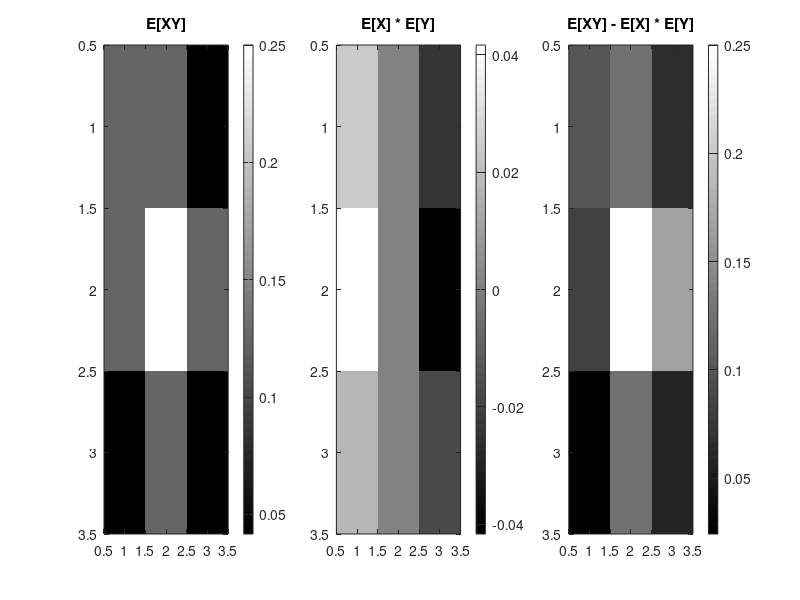

MATLAB code to generate this figure:
pXY = [1/8, 1/8, 1/24;
    
       1/8, 1/4, 1/8;
       
       1/24, 1/8, 1/24
       ];

xyi = [-1, 0, 1];


subplot(131)
imagesc(pXY)
colormap("gray")
colorbar()
title("E[XY]")



pX = sum(pXY, 2);
pY = sum(pXY, 1);

E_X = xyi .* pX;
E_Y = xyi' * pY;

E_XxY = E_X * E_Y';

diff = pXY - E_XxY;

subplot(132)
imagesc(E_XxY)
colormap("gray")
colorbar()
title("E[X] * E[Y]")


subplot(133)
imagesc(diff)
colormap("gray")
colorbar()
title("E[XY] - E[X] * E[Y]")


